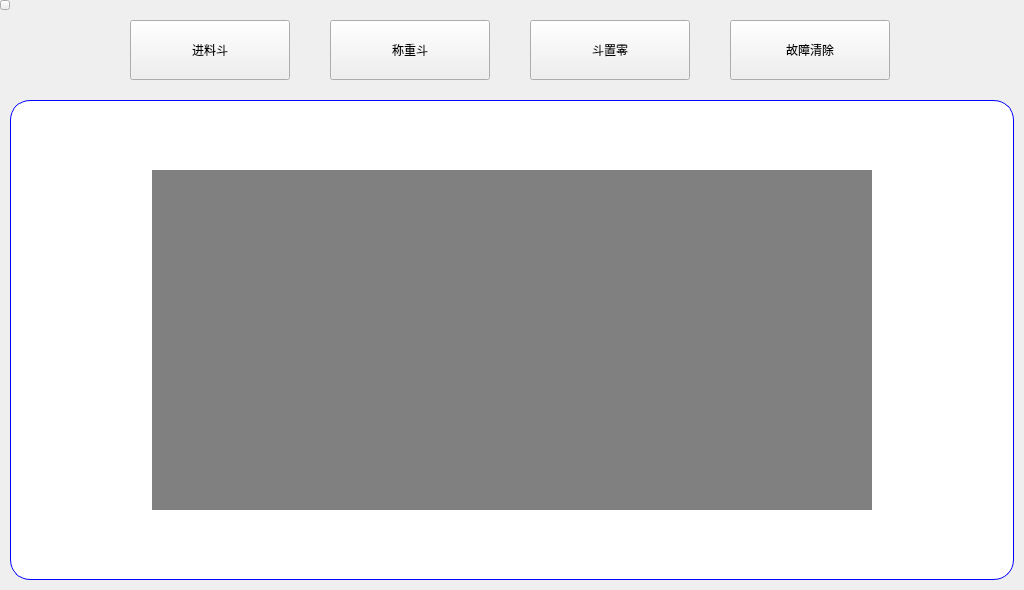
<?xml version="1.0" encoding="UTF-8"?>
<ui version="4.0">
 <class>FormMainAlarm</class>
 <widget class="QWidget" name="FormMainAlarm">
  <property name="geometry">
   <rect>
    <x>0</x>
    <y>0</y>
    <width>1024</width>
    <height>590</height>
   </rect>
  </property>
  <property name="windowTitle">
   <string>FormMainAlarm</string>
  </property>
  <property name="styleSheet">
   <string notr="true">FormMainAlarm {
background: rgb(224,160,128);
}</string>
  </property>
  <widget class="QPushButton" name="pushButton">
   <property name="geometry">
    <rect>
     <x>130</x>
     <y>20</y>
     <width>160</width>
     <height>60</height>
    </rect>
   </property>
   <property name="text">
    <string>进料斗</string>
   </property>
   <property name="checkable">
    <bool>true</bool>
   </property>
  </widget>
  <widget class="QPushButton" name="pushButton_2">
   <property name="geometry">
    <rect>
     <x>330</x>
     <y>20</y>
     <width>160</width>
     <height>60</height>
    </rect>
   </property>
   <property name="text">
    <string>称重斗</string>
   </property>
   <property name="checkable">
    <bool>true</bool>
   </property>
  </widget>
  <widget class="QPushButton" name="pushButton_3">
   <property name="geometry">
    <rect>
     <x>530</x>
     <y>20</y>
     <width>160</width>
     <height>60</height>
    </rect>
   </property>
   <property name="text">
    <string>斗置零</string>
   </property>
   <property name="checkable">
    <bool>true</bool>
   </property>
  </widget>
  <widget class="QPushButton" name="pushButton_4">
   <property name="geometry">
    <rect>
     <x>730</x>
     <y>20</y>
     <width>160</width>
     <height>60</height>
    </rect>
   </property>
   <property name="text">
    <string>故障清除</string>
   </property>
  </widget>
  <widget class="QWidget" name="dou_widget" native="true">
   <property name="geometry">
    <rect>
     <x>10</x>
     <y>100</y>
     <width>1004</width>
     <height>480</height>
    </rect>
   </property>
   <property name="styleSheet">
    <string notr="true">.QWidget {
background: white;
border: 1px solid blue;
border-radius: 20px;
}</string>
   </property>
   <layout class="QGridLayout" name="gridLayout">
    <property name="leftMargin">
     <number>0</number>
    </property>
    <property name="topMargin">
     <number>0</number>
    </property>
    <property name="rightMargin">
     <number>0</number>
    </property>
    <property name="bottomMargin">
     <number>0</number>
    </property>
    <property name="spacing">
     <number>0</number>
    </property>
    <item row="0" column="0">
     <widget class="QLabel" name="dou_bg">
      <property name="minimumSize">
       <size>
        <width>720</width>
        <height>340</height>
       </size>
      </property>
      <property name="maximumSize">
       <size>
        <width>720</width>
        <height>340</height>
       </size>
      </property>
      <property name="styleSheet">
       <string notr="true">background: gray;</string>
      </property>
      <property name="text">
       <string/>
      </property>
     </widget>
    </item>
   </layout>
  </widget>
  <widget class="QPushButton" name="pushButton_hide">
   <property name="geometry">
    <rect>
     <x>0</x>
     <y>0</y>
     <width>10</width>
     <height>10</height>
    </rect>
   </property>
   <property name="text">
    <string/>
   </property>
   <property name="checkable">
    <bool>true</bool>
   </property>
  </widget>
 </widget>
 <resources/>
 <connections/>
</ui>
